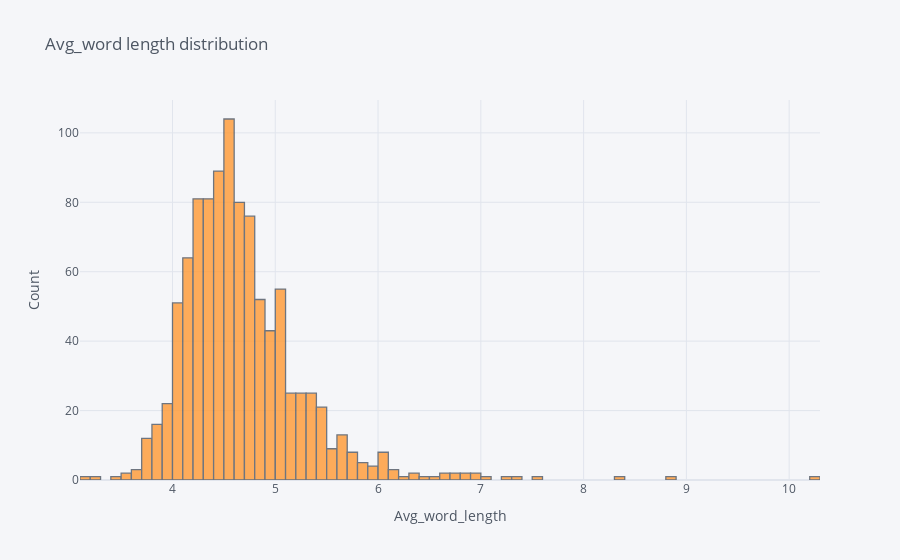

The code cell stored with this chart in its notebook:
### Markdown cell above
### <font> <font color="magenta" > Insight <font>
    
    observed that the most of the reviews have 1-50 words
    
    only few reviews are of length from 100 to 800 words (Long reviews)

### Code cell
df['avg_word_len'].iplot(kind='hist',xTitle="Avg_word_length",yTitle="Count",title="Avg_word length distribution")

### Figure 1 — Plotly figure (JSON) as saved in the notebook; plotly's stock layout.template omitted (floating-point values rounded to 4 significant figures; data arrays with more than 128 entries replaced by an {"elided": "..."} marker saying what was removed)
{"data": [{"histfunc": "count", "histnorm": "", "marker": {"color": "rgba(255, 153, 51, 1.0)", "line": {"color": "#4D5663", "width": 1.3}}, "name": "avg_word_len", "opacity": 0.8, "orientation": "v", "type": "histogram", "x": {"elided": "1000 float values"}}], "layout": {"barmode": "overlay", "legend": {"bgcolor": "#F5F6F9", "font": {"color": "#4D5663"}}, "paper_bgcolor": "#F5F6F9", "plot_bgcolor": "#F5F6F9", "title": {"font": {"color": "#4D5663"}, "text": "Avg_word length distribution"}, "xaxis": {"gridcolor": "#E1E5ED", "showgrid": true, "tickfont": {"color": "#4D5663"}, "title": {"font": {"color": "#4D5663"}, "text": "Avg_word_length"}, "zerolinecolor": "#E1E5ED"}, "yaxis": {"gridcolor": "#E1E5ED", "showgrid": true, "tickfont": {"color": "#4D5663"}, "title": {"font": {"color": "#4D5663"}, "text": "Count"}, "zerolinecolor": "#E1E5ED"}}}
